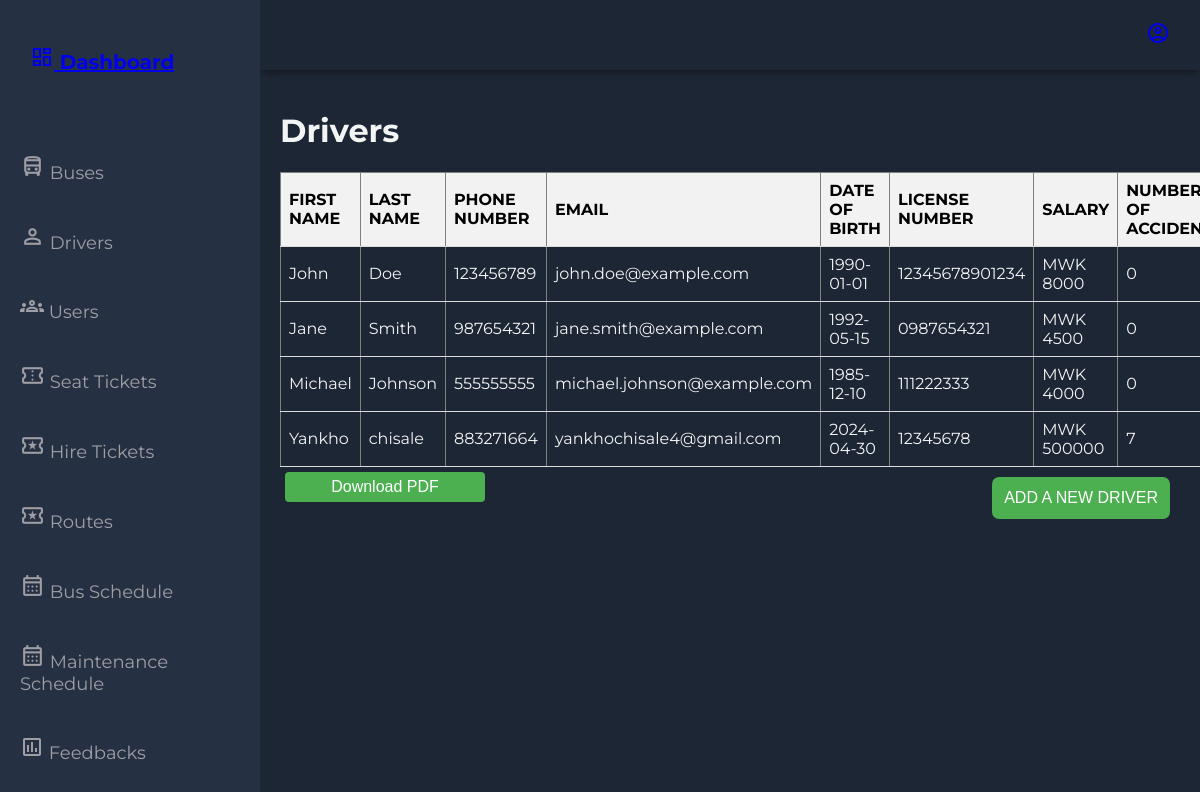
Screenshot of /admin/Drivers.php (signed in) with the database file from the repository.
### tables this page shows
CREATE TABLE IF NOT EXISTS `driver` (
  `driver_id` int NOT NULL AUTO_INCREMENT,
  `first_name` varchar(25) NOT NULL,
  `last_name` varchar(25) NOT NULL,
  `phone_number` int NOT NULL,
  `email` varchar(50) NOT NULL,
  `date_of_birth` date NOT NULL,
  `licence` varchar(25) NOT NULL,
  `certification` varchar(50) NOT NULL,
  `perfomance` int NOT NULL,
  `salary` int NOT NULL,
  `driver_condition` varchar(50) NOT NULL,
  PRIMARY KEY (`driver_id`)
);

### admin/Drivers.php (the view, shortened to what this page needs)
<?php
    require_once("db_connection.php");
    $sql = "SELECT * FROM driver";
    $result = mysqli_query($conn, $sql);
?>
<!DOCTYPE html>
<html lang="en">
<head>
    <link rel="stylesheet" href="css/styles.css">
</head>
<body>
    <div class="grid-container">
    <?php include  ("header_sidebar.php");?>
      <main class="main-container">
        <h1>Drivers</h1>
            <table border=1>
                    <tr>
                        <th>FIRST NAME</th>
                        <th>LAST NAME</th>
                        <th>PHONE NUMBER</th>
                        <th>EMAIL</th>
                        <th>DATE OF BIRTH</th>
                        <th>LICENSE NUMBER</th>
                        <th>SALARY</th>
                        <th>NUMBER OF ACCIDENTS</th>
                    </tr>
                    <?php
                        if (mysqli_num_rows($result) > 0) {
                            while ($row = mysqli_fetch_assoc($result)) {
                                ?>
                                <tr>
                                    <td><?php echo $row['first_name']; ?></td>
                                    <td><?php echo $row['last_name']; ?></td>
                                    <td><?php echo $row['phone_number']; ?></td>
                                    <td><?php echo $row['email']; ?></td>
                                    <td><?php echo $row['date_of_birth']; ?></td>
                                    <td><?php echo $row['licence']; ?></td>
                                    <td> MWK <?php echo $row['salary']; ?></td>
                                    <td><?php echo $row['perfomance']; ?></td>
                                </tr>
                                <?php
                            }
                        } else {
                            echo "<tr><td colspan='11'>No drivers found</td></tr>";
                        }
                    ?>
            </table>
            <div class="type_sheet">
                <form action="add_driver.php" method="post">
                    <button type="submit" class="add-btn">ADD A NEW DRIVER</button>
                </form>
                <div class="PDF-download">
                    <a href="PDF/DriverPDF.php">
                    <button class="alt-btn"  style="
                            margin: 5px;
                            height: 30px;
                            width: 200px;
                            font-size: 16px;
                        ">Download PDF</button>
                    </a>
                </div>
            </div>
      </main>
    </div>
</body>
</html>

### admin/css/styles.css (style rules this page uses)
body { margin: 0; padding: 0; background-color: #1d2634; color: #9e9ea4; font-family: 'Montserrat', sans-serif; }
.grid-container { display: grid; grid-template-columns: 260px 1fr 1fr 1fr; grid-template-rows: 0.2fr 3fr; grid-template-areas: 'sidebar header header header' 'sidebar main main main'; height: 100vh; }
.main-container { grid-area: main; overflow-y: auto; padding: 20px 20px; color: rgba(255, 255, 255, 0.95); }

### admin/Drivers.php (style rules this page uses)
table { width: 100%; border-collapse: collapse; }
th, td { padding: 8px; text-align: left; border-bottom: 1px solid #ddd; }
th { background-color: #f2f2f2; color:black; }
tr { transition-duration: .3s; }
button { padding: 5px 10px; background-color: #4CAF50; color: white; border: none; border-radius: 4px; cursor: pointer; }
.type_sheet { display: flex; flex-direction: row-reverse; justify-content: space-between; }
.add-btn { margin:10px; padding:12px; background-color:#4CAF50; color:white; font-size:16px; border-style:none; border-radius:7px; }

### rows the page displays
driver: first_name "John", last_name "Doe", phone_number "123456789", email "john.doe@example.com", date_of_birth "1990-01-01", licence "12345678901234", salary "8000", perfomance "0"
driver: first_name "Jane", last_name "Smith", phone_number "987654321", email "jane.smith@example.com", date_of_birth "1992-05-15", licence "0987654321", salary "4500", perfomance "0"
driver: first_name "Michael", last_name "Johnson", phone_number "555555555", email "michael.johnson@example.com", date_of_birth "1985-12-10", licence "111222333", salary "4000", perfomance "0"
driver: first_name "Yankho", last_name "chisale", phone_number "883271664", email "yankhochisale4@gmail.com", date_of_birth "2024-04-30", licence "12345678", salary "500000", perfomance "7"
